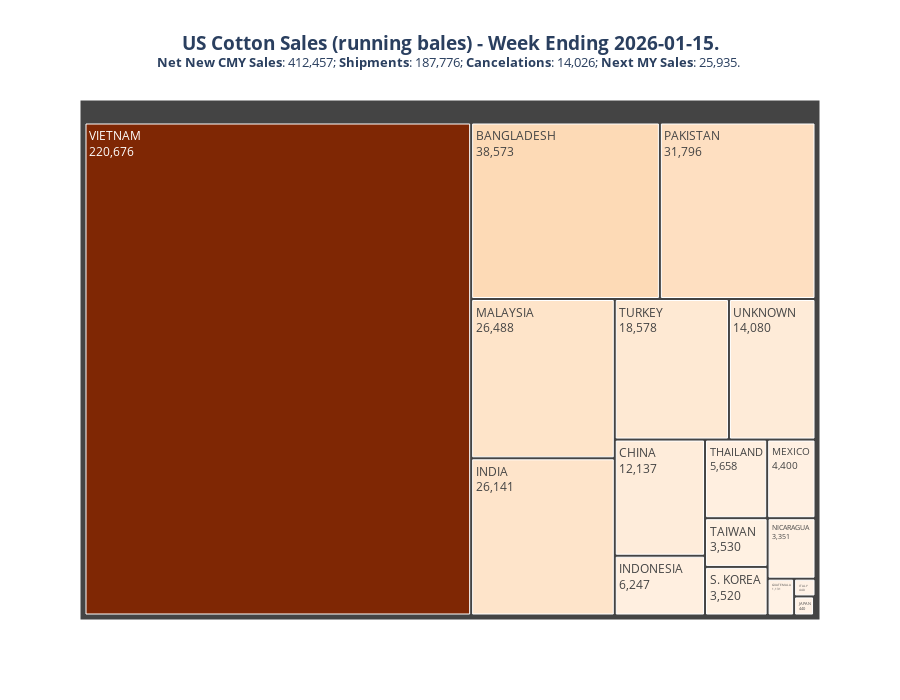

Notebook code cell kept with this figure:
### Markdown cell above
# Export Sales Treemap

### Code cell
fig = px.treemap(last_week, path=["countryDescription"], values="currentMYNetSales",
                 color= "currentMYNetSales",
                 color_continuous_scale="Oranges",
                 title=f"<b>US Cotton Sales (running bales) - Week Ending {latest_formated}.</b><br>"
                 f"<sup><b>Net New CMY Sales</b>: {net_new_sales};" 
                 f"<b> Shipments</b>: {week_shipments};"
                 f"<b> Cancelations</b>: {cancel};"
                 f"<b> Next MY Sales</b>: {NMY_net_new_sales}. </sup>")
fig.update_layout(width=900, height=700,
                  title_font=dict(size=19),
                  title_x=0.5)
fig.update_traces(texttemplate="%{label}<br>%{value:,.0f}")
fig.update_coloraxes(showscale=False)

### Figure 1 — Plotly figure (JSON) as saved in the notebook; plotly's stock layout.template omitted (floating-point values rounded to 4 significant figures)
{"data": [{"branchvalues": "total", "customdata": [[4400.0], [1131.0], [32.0], [-4752.0], [3351.0], [NaN], [NaN], [NaN], [NaN], [-9.0], [NaN], [NaN], [NaN], [NaN], [440.0], [18580.0], [NaN], [26140.0], [31800.0], [38570.0], [5658.0], [220700.0], [26490.0], [NaN], [6247.0], [NaN], [NaN], [12140.0], [3520.0], [NaN], [3530.0], [440.0], [NaN], [NaN], [NaN], [14080.0]], "domain": {"x": [0, 1], "y": [0, 1]}, "hovertemplate": "labels=%{label}<br>currentMYNetSales_sum=%{value}<br>parent=%{parent}<br>id=%{id}<br>currentMYNetSales=%{color}<extra></extra>", "ids": ["MEXICO", "GUATEMALA", "EL SALVADOR", "HONDURAS", "NICARAGUA", "COSTA RICA", "COLOMBIA", "VENEZUELA", "ECUADOR", "PERU", "BRAZIL", "BELGIUM-LUXEMBOURG", "GERMANY", "PORTUGAL", "ITALY", "TURKEY", "UNITED ARAB EMIRATES", "INDIA", "PAKISTAN", "BANGLADESH", "THAILAND", "VIETNAM", "MALAYSIA", "SINGAPORE", "INDONESIA", "PHILIPPINES", "MACAU", "CHINA", "S. KOREA", "HONG KONG", "TAIWAN", "JAPAN", "ALGERIA", "EGYPT", "DJIBOUTI AFARS-ISSAS", "UNKNOWN"], "labels": ["MEXICO", "GUATEMALA", "EL SALVADOR", "HONDURAS", "NICARAGUA", "COSTA RICA", "COLOMBIA", "VENEZUELA", "ECUADOR", "PERU", "BRAZIL", "BELGIUM-LUXEMBOURG", "GERMANY", "PORTUGAL", "ITALY", "TURKEY", "UNITED ARAB EMIRATES", "INDIA", "PAKISTAN", "BANGLADESH", "THAILAND", "VIETNAM", "MALAYSIA", "SINGAPORE", "INDONESIA", "PHILIPPINES", "MACAU", "CHINA", "S. KOREA", "HONG KONG", "TAIWAN", "JAPAN", "ALGERIA", "EGYPT", "DJIBOUTI AFARS-ISSAS", "UNKNOWN"], "marker": {"coloraxis": "coloraxis", "colors": [4400.0, 1131.0, 32.0, -4752.0, 3351.0, NaN, NaN, NaN, NaN, -9.0, NaN, NaN, NaN, NaN, 440.0, 18580.0, NaN, 26140.0, 31800.0, 38570.0, 5658.0, 220700.0, 26490.0, NaN, 6247.0, NaN, NaN, 12140.0, 3520.0, NaN, 3530.0, 440.0, NaN, NaN, NaN, 14080.0]}, "name": "", "parents": ["", "", "", "", "", "", "", "", "", "", "", "", "", "", "", "", "", "", "", "", "", "", "", "", "", "", "", "", "", "", "", "", "", "", "", ""], "texttemplate": "%{label}<br>%{value:,.0f}", "type": "treemap", "values": [4400.0, 1131.0, 32.0, -4752.0, 3351.0, 0.0, 0.0, 0.0, 0.0, -9.0, 0.0, 0.0, 0.0, 0.0, 440.0, 18580.0, 0.0, 26140.0, 31800.0, 38570.0, 5658.0, 220700.0, 26490.0, 0.0, 6247.0, 0.0, 0.0, 12140.0, 3520.0, 0.0, 3530.0, 440.0, 0.0, 0.0, 0.0, 14080.0]}], "layout": {"coloraxis": {"colorbar": {"title": {"text": "currentMYNetSales"}}, "colorscale": [[0, "rgb(255,245,235)"], [0.125, "rgb(254,230,206)"], [0.25, "rgb(253,208,162)"], [0.375, "rgb(253,174,107)"], [0.5, "rgb(253,141,60)"], [0.625, "rgb(241,105,19)"], [0.75, "rgb(217,72,1)"], [0.875, "rgb(166,54,3)"], [1, "rgb(127,39,4)"]], "showscale": false}, "height": 700, "legend": {"tracegroupgap": 0}, "title": {"font": {"size": 19}, "text": "<b>US Cotton Sales (running bales) - Week Ending 2026-01-15.</b><br><sup><b>Net New CMY Sales</b>: 412,457;<b> Shipments</b>: 187,776;<b> Cancelations</b>: 14,026;<b> Next MY Sales</b>: 25,935. </sup>", "x": 0.5}, "width": 900}}
